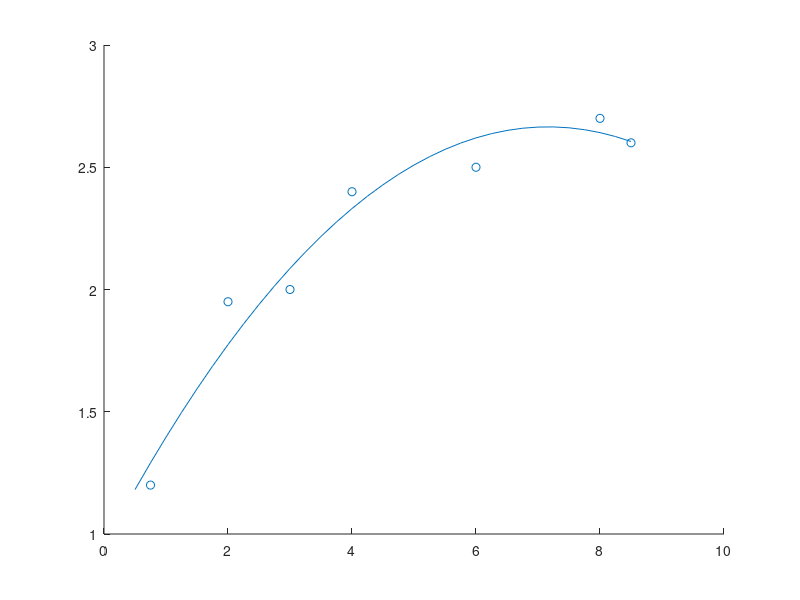

Write MATLAB code to recreate this figure.
% ********************************************************
% ======== PROGRAMA HECHO EN GNU OCTAVE v5.2.0 ==========
% Metodos Numericos, FIUNA, 4to semestre Ing Mecatronica
% Alumno: CALEB TREPOWSKI CASTILLO
% ********************************************************

% Tarea 4, Ejercicio 2
%Mediante un programa en MATLAB, ajuste los datos siguientes
%con una parabola en minimos cuadrados. Haga una grafica de
%los datos y de la curva.
format long
x = [0.75 2 3 4 6 8 8.5];
y = [1.2 1.95 2 2.4 2.5 2.7 2.6];

N = length(x);

sum_y = sum(y);
sum_x = sum(x);
sum_x2 = sum(x.^2);
sum_x3 = sum(x.^3);
sum_x4 = sum(x.^4);

sum_xy = sum(dot(x,y));
sum_x2y = sum(dot(x.^2,y));

eq1 = [sum_x4 sum_x3 sum_x2];
eq2 = [sum_x3 sum_x2 sum_x];
eq3 = [sum_x2 sum_x N];

coef = [eq1;eq2;eq3];
indep = [sum_x2y sum_xy sum_y]';

parabola = inv(coef)*indep;

scatter(x,y);
hold on
X = 0.5:0.25:8.5;
plot(X,polyval(parabola,X));
hold off